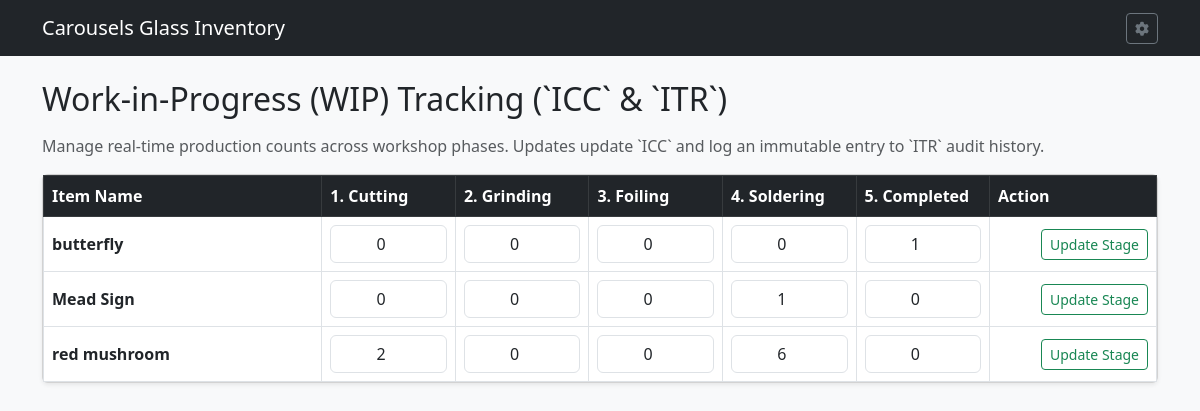
The page /inventory on the database as committed earlier.
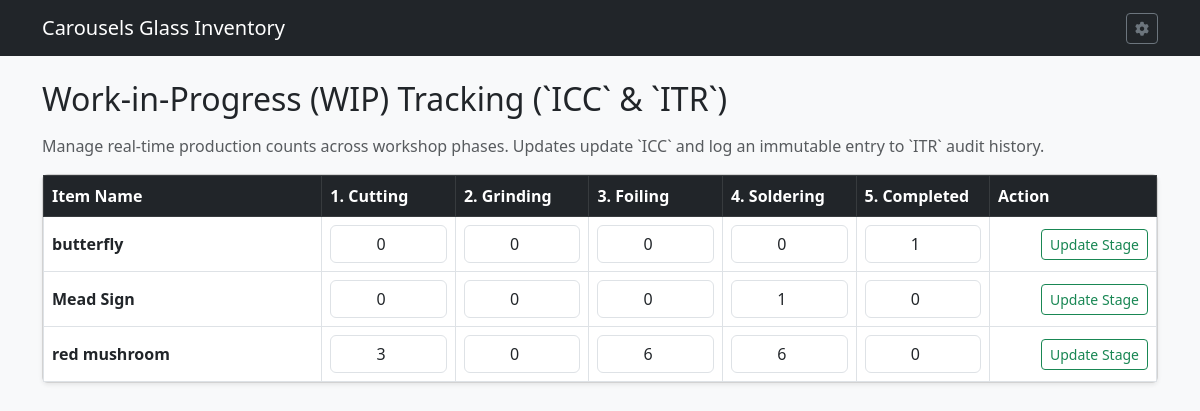
The same page on the database as committed later.
### tables this page shows
CREATE TABLE ICC (

    IPID INTEGER PRIMARY KEY AUTOINCREMENT,	--Item State ID
    ITEMID INTEGER,				--Item ID
    IPCUT INTEGER,				--Item num in Cut State
    IPGRND INTEGER,				--Item num in Grind State
    IPWASH INTEGER,				--Item num in Wash State
    IPFOIL INTEGER,				--Item num in Foil State
    IPSLDR INTEGER,				--Item num in Solder State
    IPPOLISH INTEGER,				--Item num in Polish State
    IPDONE INTEGER,				--Item num in Finished State
    IPTS TEXT,					--Item state time stamp

    FOREIGN KEY (ITEMID) REFERENCES ITM(ITEMID) ON DELETE CASCADE ON UPDATE CASCADE

);

CREATE TABLE ITM (

    ITEMID INTEGER PRIMARY KEY AUTOINCREMENT,	--Item ID
    ITMNAME TEXT,				--Item Name
    ITMIMG TEXT,				--Item Image
    ONEOFF INTEGER,				--One off Item
    VARIAT INTEGER,				--Is Variation Boolean
    ITMGRP TEXT,				--Item Group
    CURRENT INTEGER,				--Currently Being Sold Bool
    ITMPTRN TEXT,				--Item Pattern Image
    ITMSVG TEXT,				--Item SVG
    ITMNOTE TEXT,				--Item Notes
    ITMLEN TEXT,				--Item Length
    ITMWID TEXT,				--Item Width
    IMISLDR INTEGER,				--Item Solder IMI ID
    IMICAME INTEGER,				--Item CAME IMI ID
    IMIFOIL INTEGER,				--Item Foil IMI ID
    IMICHAIN INTEGER,				--Item Chain IMI ID
    IMIRING INTEGER,				--Item Ring IMI ID
    IMIWIRE INTEGER,				--Item Wire IMI ID
    PARENT INTEGER,				--Parent Item ID
    PATINA TEXT,				--Patina Type
    ISACTIVE INTEGER,				--Is Active Item

    FOREIGN KEY (ITMGRP) REFERENCES IGP(ITMGRP) ON DELETE SET NULL ON UPDATE CASCADE,
    FOREIGN KEY (IMISLDR) REFERENCES IMI(IMIID) ON DELETE SET NULL ON UPDATE CASCADE,
    FOREIGN KEY (IMICAME) REFERENCES IMI(IMIID) ON DELETE SET NULL ON UPDATE CASCADE,
    FOREIGN KEY (IMIFOIL) REFERENCES IMI(IMIID) ON DELETE SET NULL ON UPDATE CASCADE,
    FOREIGN KEY (IMICHAIN) REFERENCES IMI(IMIID) ON DELETE SET NULL ON UPDATE CASCADE,
    FOREIGN KEY (IMIRING) REFERENCES IMI(IMIID) ON DELETE SET NULL ON UPDATE CASCADE,
    FOREIGN KEY (IMIWIRE) REFERENCES IMI(IMIID) ON DELETE SET NULL ON UPDATE CASCADE,
    FOREIGN KEY (PATINA) REFERENCES PATINA(PATINA) ON DELETE SET NULL ON UPDATE CASCADE
);

### app.py (the view)
@app.route("/inventory")
def inventory_status():
    db = get_db()
    counts = db.execute("""
        SELECT i.ITMNAME, c.*
        FROM ICC c
        JOIN ITM i ON c.ITEMID = i.ITEMID
    """).fetchall()
    return render_template("inventory_status.html", counts=counts)

### app.py (called while the page is built)
def get_db():
    conn = sqlite3.connect(DATABASE)
    conn.row_factory = sqlite3.Row
    conn.execute("PRAGMA foreign_keys = ON;")
    return conn

### templates/inventory_status.html
{% extends 'base.html' %}
{% block content %}
<h2 class="mb-3">Work-in-Progress (WIP) Tracking (`ICC` & `ITR`)</h2>
<p class="text-muted">Manage real-time production counts across workshop phases. Updates update `ICC` and log an immutable entry to `ITR` audit history.</p>
<div class="card shadow-sm">
    <div class="card-body p-0">
        <table class="table table-bordered table-hover mb-0 align-middle">
            <thead class="table-dark">
                <tr>
                    <th>Item Name</th>
                    <th text-center style="width: 12%;">1. Cutting</th>
                    <th text-center style="width: 12%;">2. Grinding</th>
                    <th text-center style="width: 12%;">3. Foiling</th>
                    <th text-center style="width: 12%;">4. Soldering</th>
                    <th text-center style="width: 12%;">5. Completed</th>
                    <th text-end style="width: 15%;">Action</th>
                </tr>
            </thead>
            <tbody>
                {% for c in counts %}
                <tr>
                    <form action="{{ url_for('update_inventory', item_id=c.ITEMID) }}" method="POST">
                        <td><strong>{{ c.ITMNAME }}</strong></td>
                        <td><input type="number" min="0" name="IPCUT" class="form-control text-center" value="{{ c.IPCUT }}"></td>
                        <td><input type="number" min="0" name="IPGRND" class="form-control text-center" value="{{ c.IPGRND }}"></td>
                        <td><input type="number" min="0" name="IPFOIL" class="form-control text-center" value="{{ c.IPFOIL }}"></td>
                        <td><input type="number" min="0" name="IPSLDR" class="form-control text-center" value="{{ c.IPSLDR }}"></td>
                        <td><input type="number" min="0" name="IPDONE" class="form-control text-center" value="{{ c.IPDONE }}"></td>
                        <td class="text-end">
                            <button type="submit" class="btn btn-sm btn-outline-success">Update Stage</button>
                        </td>
                    </form>
                </tr>
                {% else %}
                <tr>
                    <td colspan="7" class="text-center py-4 text-muted">No inventory stages logged. Ensure you have created items in the `ITM` table first.</td>
                </tr>
                {% endfor %}
            </tbody>
        </table>
    </div>
</div>
{% endblock %}

### templates/base.html (shortened to what this page needs)
<!DOCTYPE html>
<html lang="en">
<head>
    <link href="https://cdn.jsdelivr.net/npm/bootstrap@5.3.0/dist/css/bootstrap.min.css" rel="stylesheet">
    <link rel="stylesheet" href="https://cdnjs.cloudflare.com/ajax/libs/font-awesome/6.4.0/css/all.min.css">
</head>
<body class="bg-light">
    <nav class="navbar navbar-expand-lg navbar-dark bg-dark mb-4">
        <div class="container">
            <a class="navbar-brand" href="{{ url_for('index') }}">Carousels Glass Inventory</a>
		<div>
                <a href="{{ url_for('settings') }}" class="btn btn-outline-secondary btn-sm" title="Settings">
                    <i class="fas fa-gear"></i>
                </a>
            </div>
        </div>
    </nav>
    <div class="container">
        {% block content %}{% endblock %}
    </div>
</body>
</html>

Rows that differ between the two databases and show on the page:
changed ICC "red mushroom": IPCUT "2" → "3"; IPFOIL "0" → "6"
